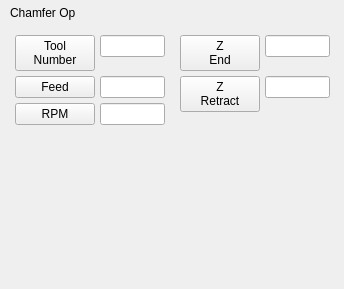
                      <widget class="QWidget" name="page_26">
                       <widget class="QLabel" name="label_30">
                        <property name="geometry">
                         <rect>
                          <x>10</x>
                          <y>5</y>
                          <width>101</width>
                          <height>16</height>
                         </rect>
                        </property>
                        <property name="text">
                         <string>Chamfer Op</string>
                        </property>
                       </widget>
                       <widget class="QWidget" name="formWidget_5" native="true">
                        <property name="geometry">
                         <rect>
                          <x>175</x>
                          <y>30</y>
                          <width>160</width>
                          <height>250</height>
                         </rect>
                        </property>
                        <layout class="QFormLayout" name="formLayout_6">
                         <property name="formAlignment">
                          <set>Qt::AlignLeading|Qt::AlignLeft|Qt::AlignTop</set>
                         </property>
                         <property name="horizontalSpacing">
                          <number>5</number>
                         </property>
                         <property name="verticalSpacing">
                          <number>5</number>
                         </property>
                         <property name="leftMargin">
                          <number>5</number>
                         </property>
                         <property name="topMargin">
                          <number>5</number>
                         </property>
                         <property name="rightMargin">
                          <number>5</number>
                         </property>
                         <property name="bottomMargin">
                          <number>5</number>
                         </property>
                         <item row="0" column="0">
                          <widget class="QPushButton" name="pushButton_117">
                           <property name="text">
                            <string>Z
End</string>
                           </property>
                           <property name="checkable">
                            <bool>true</bool>
                           </property>
                           <property name="labelName" stdset="0">
                            <string>chamferZEndLbl</string>
                           </property>
                           <attribute name="buttonGroup">
                            <string notr="true">holeOpBtnGrp</string>
                           </attribute>
                          </widget>
                         </item>
                         <item row="0" column="1">
                          <widget class="QLineEdit" name="chamferZEndLbl"/>
                         </item>
                         <item row="1" column="0">
                          <widget class="QPushButton" name="pushButton_130">
                           <property name="text">
                            <string>Z
Retract</string>
                           </property>
                           <property name="checkable">
                            <bool>true</bool>
                           </property>
                           <property name="labelName" stdset="0">
                            <string>chamferZRetractLbl</string>
                           </property>
                           <attribute name="buttonGroup">
                            <string notr="true">holeOpBtnGrp</string>
                           </attribute>
                          </widget>
                         </item>
                         <item row="1" column="1">
                          <widget class="QLineEdit" name="chamferZRetractLbl"/>
                         </item>
                        </layout>
                       </widget>
                       <widget class="QWidget" name="formWidget_6" native="true">
                        <property name="geometry">
                         <rect>
                          <x>10</x>
                          <y>30</y>
                          <width>160</width>
                          <height>250</height>
                         </rect>
                        </property>
                        <layout class="QFormLayout" name="formLayout_7">
                         <property name="formAlignment">
                          <set>Qt::AlignLeading|Qt::AlignLeft|Qt::AlignTop</set>
                         </property>
                         <property name="horizontalSpacing">
                          <number>5</number>
                         </property>
                         <property name="verticalSpacing">
                          <number>5</number>
                         </property>
                         <property name="leftMargin">
                          <number>5</number>
                         </property>
                         <property name="topMargin">
                          <number>5</number>
                         </property>
                         <property name="rightMargin">
                          <number>5</number>
                         </property>
                         <property name="bottomMargin">
                          <number>5</number>
                         </property>
                         <item row="0" column="0">
                          <widget class="QPushButton" name="pushButton_112">
                           <property name="text">
                            <string>Tool
Number</string>
                           </property>
                           <property name="checkable">
                            <bool>true</bool>
                           </property>
                           <property name="labelName" stdset="0">
                            <string>chamferToolLbl</string>
                           </property>
                           <attribute name="buttonGroup">
                            <string notr="true">holeOpBtnGrp</string>
                           </attribute>
                          </widget>
                         </item>
                         <item row="0" column="1">
                          <widget class="QLineEdit" name="chamferToolLbl"/>
                         </item>
                         <item row="1" column="0">
                          <widget class="QPushButton" name="pushButton_133">
                           <property name="text">
                            <string>Feed</string>
                           </property>
                           <property name="checkable">
                            <bool>true</bool>
                           </property>
                           <property name="labelName" stdset="0">
                            <string>chamferFeedLbl</string>
                           </property>
                           <attribute name="buttonGroup">
                            <string notr="true">holeOpBtnGrp</string>
                           </attribute>
                          </widget>
                         </item>
                         <item row="1" column="1">
                          <widget class="QLineEdit" name="chamferFeedLbl"/>
                         </item>
                         <item row="2" column="0">
                          <widget class="QPushButton" name="pushButton_134">
                           <property name="text">
                            <string>RPM</string>
                           </property>
                           <property name="checkable">
                            <bool>true</bool>
                           </property>
                           <property name="labelName" stdset="0">
                            <string>chamferRpmLbl</string>
                           </property>
                           <attribute name="buttonGroup">
                            <string notr="true">holeOpBtnGrp</string>
                           </attribute>
                          </widget>
                         </item>
                         <item row="2" column="1">
                          <widget class="QLineEdit" name="chamferRpmLbl"/>
                         </item>
                        </layout>
                       </widget>
                      </widget>
